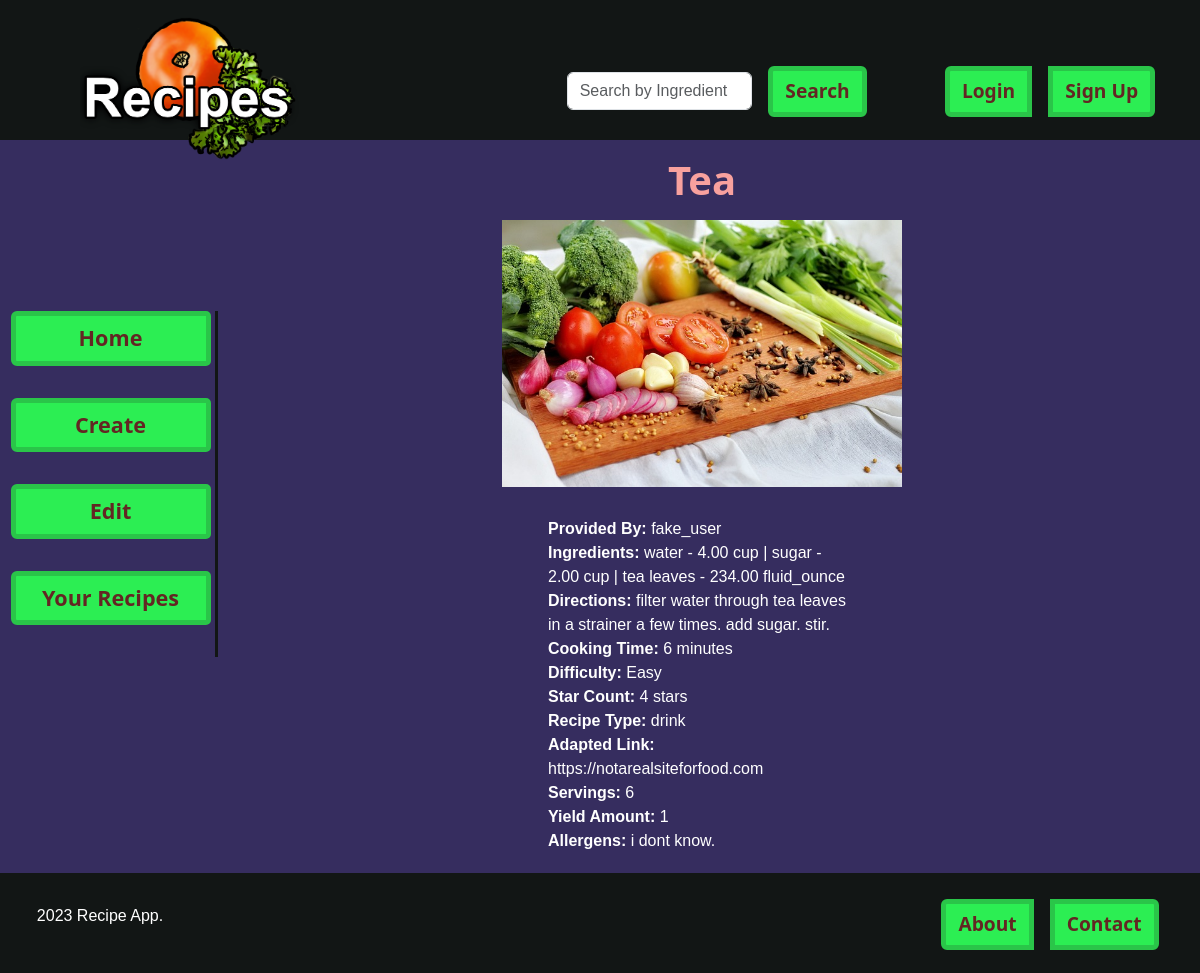
The app's page /list/3, older data.
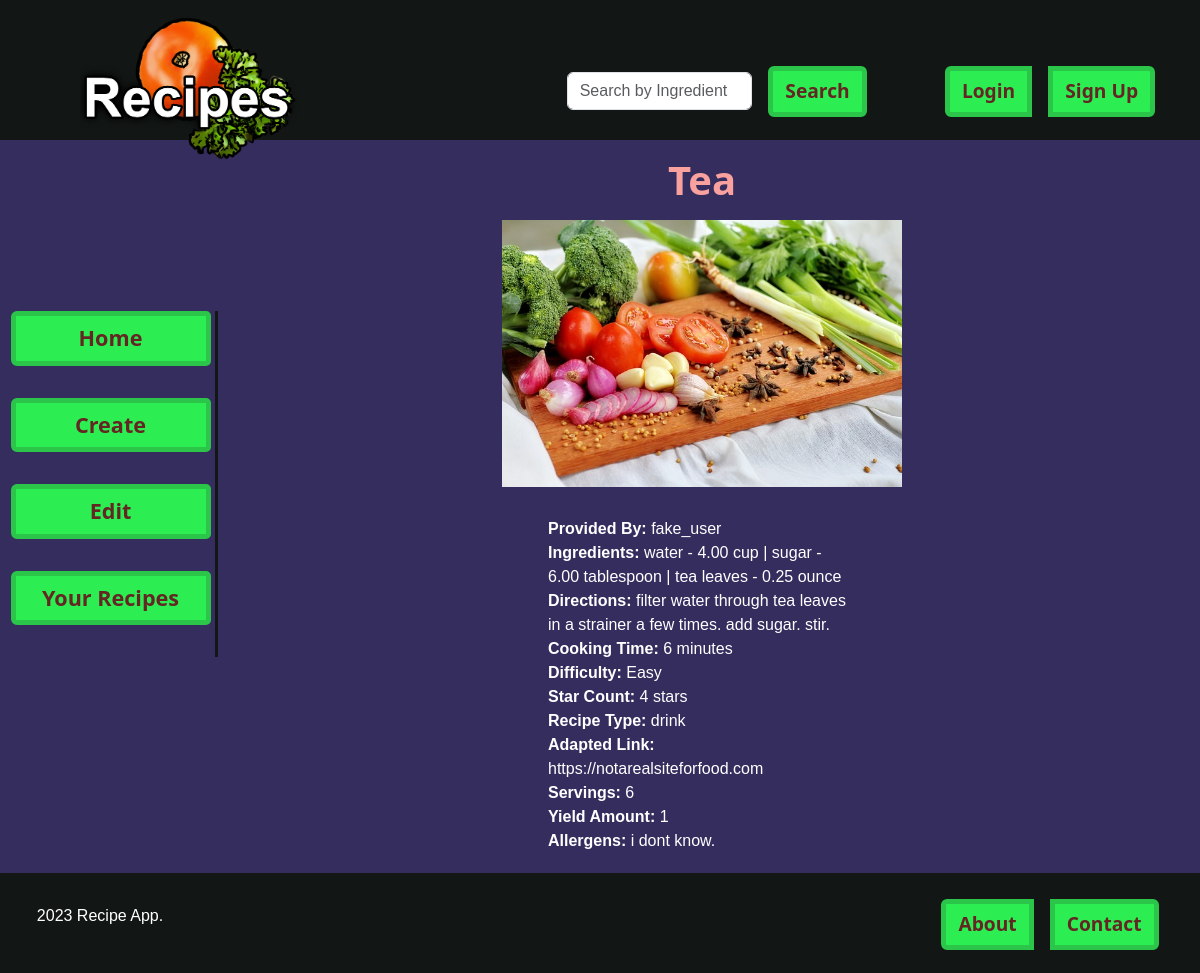
The same page, newer data.
### recipeingredient/models.py (models this page shows, shortened)
class RecipeIngredient(models.Model):
    id = models.AutoField(primary_key=True)
    ingredient = models.ForeignKey("ingredient.Ingredient", on_delete=models.CASCADE)
    calorie_content = models.DecimalField(max_digits=8, decimal_places=2)
    amount = models.DecimalField(
        max_digits=8, decimal_places=2, validators=[MinValueValidator(0)]
    )
    amount_type = models.CharField(max_length=100, choices=AMOUNT_TYPES)
    cost = models.DecimalField(
        max_digits=8, decimal_places=2, validators=[MinValueValidator(0)]
    )
    supplier = models.CharField(max_length=255)
    grams = models.DecimalField(
        max_digits=8, decimal_places=2, validators=[MinValueValidator(0)]
    )

### ingredient/models.py (models this page shows)
class Ingredient(models.Model):
    id = models.AutoField(primary_key=True)
    name = models.CharField(max_length=255, null=True, blank=False)
    def __str__(self):
        return str(self.name)

### recipe/views.py (the view)
# urls.py: path("list/<pk>", RecipeDetailView.as_view(), name="detail"),
class RecipeDetailView(DetailView):  # class-based view
    model = Recipe  # specify model
    template_name = "recipe/recipe_detail.html"  # specify template

### recipe/models.py (called while the page is built)
    def calculate_difficulty(self):
        try:
            ingredients_len = len(self.recipe_ingredients.all())
            if self.cooking_time < 10 and ingredients_len < 4:
                return "Easy"
            elif self.cooking_time < 10 and ingredients_len > 4:
                return "Medium"
            elif self.cooking_time >= 10 and ingredients_len < 4:
                return "Intermediate"
            elif self.cooking_time >= 10 and ingredients_len >= 4:
                return "Hard"
        except:
            print("Missing an appropriate cooking time or ingredients.")
            return "Missing cooking time or ingredients."

### user/models.py (called while the page is built)
    def __str__(self):
        return str(self.username)

### recipe/templates/recipe/recipe_detail.html (shortened to what this page needs)
{% extends "recipe/recipes_home.html" %}
{% load static %}
{% load custom_filters %}
    {% block main %}
    <div class="row" style="margin-top: 156px">
        <div class="col-2"></div>
        <div class="col-10">
            <main>
                <section class="container" style="color: white;">
                    <div class="row">
                        <div class="col-12 card-title-style" style="text-align: center; justify-content: center;">
                            <h1><b>{{object.title}}</b></h1>
                            <img src="{{object.pic.url}}" style="padding-bottom: 6px; width: 400px;" />
                        </div>
                    </div>
                    <div class="row">
                        <div class="col-4"></div>
                        <div class="col-4" style="text-align: left; justify-content: left; padding-bottom: 20px;">
                            <br>
                            <b>Provided By: </b>{{object.user}}
                            <br>
                            <b>Ingredients: </b>
                            {% for ingredient in object.recipe_ingredients.all %}
                            {{ ingredient.ingredient }} - {{ ingredient.amount }} {{ ingredient.amount_type }}
                            {% if not forloop.last %}| {% endif %}
                            {% endfor %}
                            <br>
                            <b>Directions: </b>{{object.directions}}
                            <br>
                            <b>Cooking Time: </b>{{object.cooking_time}} minutes
                            <br>
                            <b>Difficulty: </b>{{object.calculate_difficulty}}
                            <br>
                            <b>Star Count: </b>{{object.star_count}} stars
                            <br>
                            <b>Recipe Type: </b>{{object.recipe_type}}
                            <br>
                            <b>Adapted Link: </b>{{object.adapted_link}}
                            <br>
                            <b>Servings: </b>{{object.servings}}
                            <br>
                            <b>Yield Amount: </b>{{object.yield_amount}}
                            <br>
                            <b>Allergens: </b>{{object.allergens}}
                        </div>
                        <div class="col-4"></div>
                    </div>
                </section>
            </main>
        </div>
    </div>
    {% endblock %}

Row changes from the older to the newer data that the page shows:
changed RecipeIngredient "sugar": amount "2.00" → "6.00"; amount_type "cup" → "tablespoon"
changed RecipeIngredient "tea leaves": amount "234.00" → "0.25"; amount_type "fluid_ounce" → "ounce"
